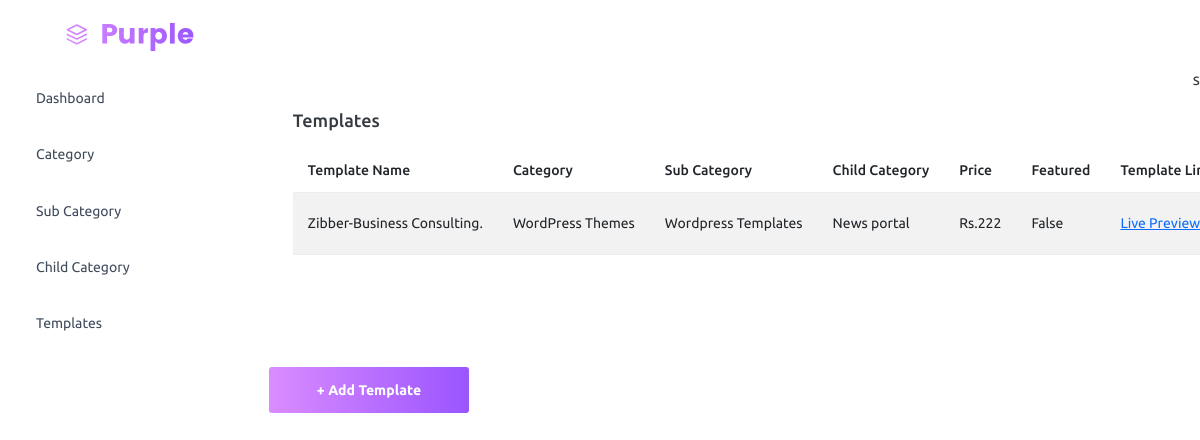
/template/ (signed in), run on an earlier commit of the app's database.
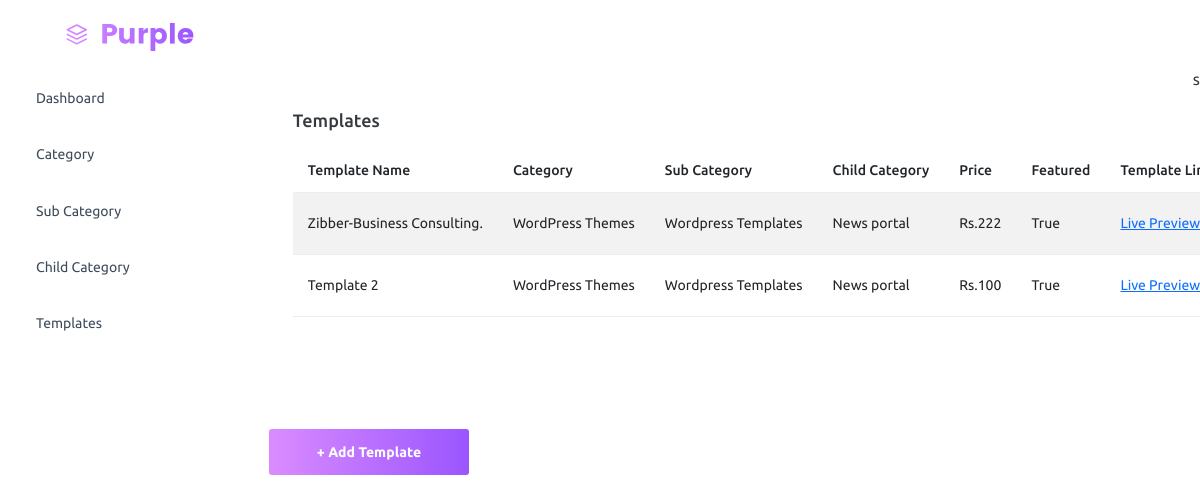
And on a later commit of the database.
### adminpanel/models.py (models this page shows, shortened)
class Template(models.Model):
    category = models.ForeignKey(Category, on_delete=models.CASCADE)
    sub_category = models.ForeignKey(
        SubCategory, on_delete=models.CASCADE, null=True, blank=True)
    child_category = models.ForeignKey(
        ChildCategory, on_delete=models.CASCADE, null=True, blank=True)
    template_name = models.CharField(max_length=1000)
    template_details = models.TextField()
    template_features = models.TextField()
    template_layout = models.TextField()
    template_price = models.IntegerField()
    version = models.CharField(max_length=100)
    framework = models.CharField(max_length=1000)
    template_image = models.ImageField(null=True, blank=True, upload_to='template_images/')
    template_url = models.URLField(null=True, blank=True)
    is_featured = models.BooleanField(null=True, default=0)
    created = models.DateTimeField(auto_now_add=True, null=True)

class Category(models.Model):
    category = models.CharField(max_length=100,unique=True)
    category_image = models.ImageField(null=True, upload_to='category_images/')
    order = models.IntegerField(null=True)
    STATUS_CHOICES = (
        ('active', 'active'),
        ('inactive', 'inactive')
    )
    status = models.CharField(max_length=100, null=True, choices=STATUS_CHOICES, default='active')
    created = models.DateTimeField(auto_now_add=True, null=True)
    def __str__(self):
        return self.category

class SubCategory(models.Model):
    category = models.ForeignKey(Category, on_delete=models.CASCADE)
    sub_category = models.CharField(max_length=100,unique=True)
    order = models.IntegerField(null=True)
    STATUS_CHOICES = (
        ('active', 'active'),
        ('inactive', 'inactive')
    )
    status = models.CharField(max_length=100, null=True, choices=STATUS_CHOICES, default='active')
    created = models.DateTimeField(auto_now_add=True, null=True)
    def __str__(self):
        return self.sub_category

class ChildCategory(models.Model):
    sub_category = models.ForeignKey(SubCategory, on_delete=models.CASCADE)
    child_category = models.CharField(max_length=100)
    order = models.IntegerField(null=True)
    STATUS_CHOICES = (
        ('active', 'active'),
        ('inactive', 'inactive')
    )
    status = models.CharField(max_length=100, null=True, choices=STATUS_CHOICES, default='active')
    created = models.DateTimeField(auto_now_add=True, null=True)
    def __str__(self):
        return self.child_category

### adminpanel/views.py (the view)
# urls.py: path('template/', views.template, name='template'),
@login_required
def template(request):
    template = Template.objects.all()
    return render(request, 'admin/template.html', {'template': template})

### templates/admin/template.html (shortened to what this page needs)
{% load static %}
{% include 'admin/nav.html' %}
<div class="main-panel">
    <div class="col-lg-12 grid-margin stretch-card">
        <div class="card">
          <div class="card-body">
            <h4 class="card-title">Templates</h4>
            <table class="table table-striped">
              <thead>
                <tr>
                  <th> Template Name</th>
                  <th> Category</th>
                  <th> Sub Category</th>
                  <th> Child Category</th>
                  <th> Price </th>
                  <th> Featured</th>
                  <th>Template Link</th>
                </tr>
              </thead>
              <tbody>
                {% for template in template %}
                <tr>
                  <td>{{template.template_name}} </td>
                  <td>{{template.category}} </td>
                  {% if template.sub_category %}
                  <td>{{template.sub_category}} </td>
                  {% else %}
                  <td>--</td>
                  {% endif %}
                  {% if template.child_category %}
                  <td>{{template.child_category}} </td>
                  {% else %}
                  <td>--</td>
                  {% endif %}
                  <td>
                    Rs.{{template.template_price}}
                  </td>
                  <td> {{template.is_featured}}</td>
                  {% if template.template_url %}
                  <td><a href="{{template.template_url}}" target="_blank">Live Preview</a></td>
                  {% else %}
                  <td>--</td>
                  {% endif %}
                </tr>
                {% endfor %}
              </tbody>
            </table>
          </div>
        </div>
      </div>
      <span class="nav-link">
        <a href="{% url 'add_template' %}">
        <button class="btn btn-block btn-lg btn-gradient-primary mt-4">+ Add Template</button>
    </a>
    </span>
</div>
{% include 'admin/footer.html' %}s

What changed in the data, as far as the page shows it:
changed Template "Zibber-Business Consulting.": is_featured "False" → "True"
added Template: template_name "Template 2", category "WordPress Themes", sub_category "Wordpress Templates", child_category "News portal", template_price "100", is_featured "True"
